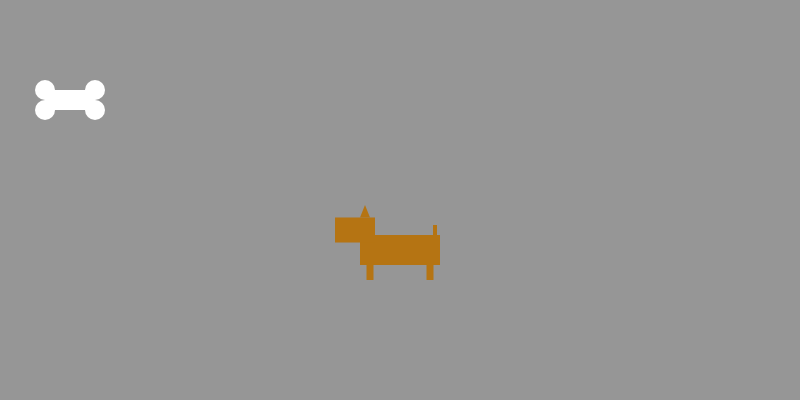
Frame 1 (no input)
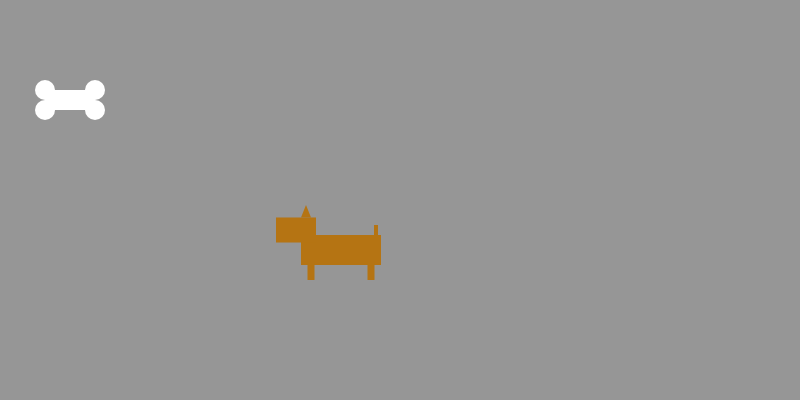
Frame 60 (no input)
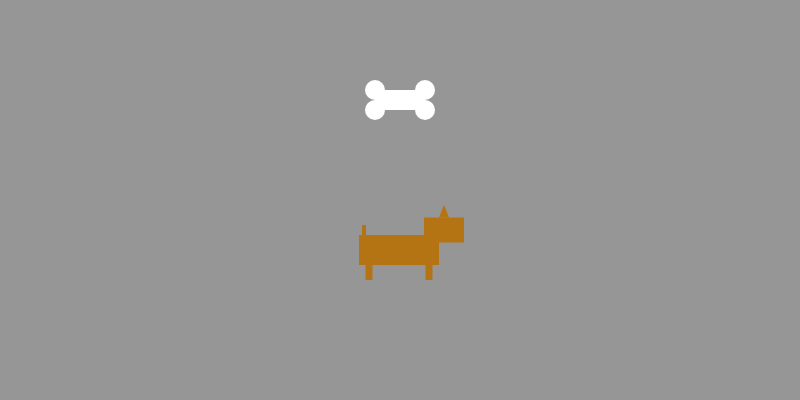
Frame 120 (the mouse pressed at the canvas centre since frame 60)

The p5.js sketch that drew these frames (run headless with seeded random() and noise() and a simulated clock; from frame 60 on, the mouse is pressed at the canvas centre):

// p5.js sketch
// ── sketch.js
/*
  Originally created by Rachel Barnecut
  Last edited by Rachel Barnecut
  Last edited on: 2-11-2017
  This program allows the user to move their mouse from left to right.
  As the user's mouse moves, a dog follows their mouse (a bone).
*/

var dogDirection = 0; // tracks dog's direction
var dogCenter = 400; // keeps track of dog's center position

function setup() {
  createCanvas(800, 400); // canvas of 800 x 400
  background(150); // grey background
  rectMode(CENTER); // rectangles are drawn from their center point
  noStroke(); // no stroke on shapes
}

function draw() {
  background(150); // redraws grey background
  moveBone(); // moves bone based on user's mouse position
  dog(400 + dogDirection); // draw's dog
  moveDog(400);// moves dog based on where
}

// draws dog; depends on user's mouse position in relation to dog's center
function dog(x) {
  fill(181, 116, 19); // brown fill
  if (mouseX < dogCenter) { // dog facing left
    rect(x, 250, 80, 30); // body
    rect(x - 45 , 230, 40, 25); // head
    triangle(x - 35, 205, x - 30, 217.5, x - 40, 217.5); // ear
    rect(x + 35, 230, 4, 10); // tail
    rect(x - 30 , 270, 7, 20); // leg
    rect(x + 30 , 270, 7, 20); // leg
  } else if (mouseX > dogCenter) { // dog facing right
    rect(x, 250, 80, 30); // body
    rect(x + 45, 230, 40, 25); // head
    triangle(x + 45, 205, x + 50, 217.5, x + 40, 217.5); // ear
    rect(x - 35, 230, 4, 10); // tail
    rect(x - 30, 270, 7, 20); // leg
    rect(x + 30, 270, 7, 20); // leg
  } else { // dog facing user, when dog above dog's center
    rect(x, 250, 30, 30); // body
    rect(x, 230, 25, 25); // head
    triangle(x  - 7, 205, x - 3, 217.5, x - 10 , 217.5); // left ear
    triangle(x + 7, 205, x + 3 , 217.5, x + 10 , 217.5); // right ear
    rect(x  - 10, 270, 7, 20); // left leg
    rect(x  + 10, 270, 7, 20); // right leg
  }
}

// moves dog based on mouse position compared to dog's center
function moveDog(x) {
  if (mouseX > dogCenter || mouseX > 730) { // moves dog to 
    dogDirection = min(dogDirection + 1, 250);
    dogCenter = min(dogCenter + 1, 650);
  } else if (mouseX < dogCenter || mouseX < 70) {
    dogDirection = max(dogDirection - 1, -250);
    dogCenter = max(dogCenter - 1, 150);
  }
}

// bone shape
function bone(x) {
  fill(255); // white fill
  rect(x, 100, 50, 20); // bone body
  ellipse(x - 25, 90, 20, 20); // top left circle
  ellipse(x - 25, 110, 20, 20); // bottom left circle
  ellipse(x + 25, 90, 20, 20); // top right circle
  ellipse(x + 25, 110, 20, 20); // bottom right circle
}

// moves bone based on user's mouse position
function moveBone() {
  if (mouseX < 70) {
    bone(70); // bone will stop at x = 70 as to not go off the left side of the screen
  } else if (mouseX > 730) {
    bone(730); // bone will stop at x = 730 as to not go off the right side of the screen
  } else { // bone will have the same x-position as the user's mouse when on the canvas
    bone(mouseX);
  }
}
